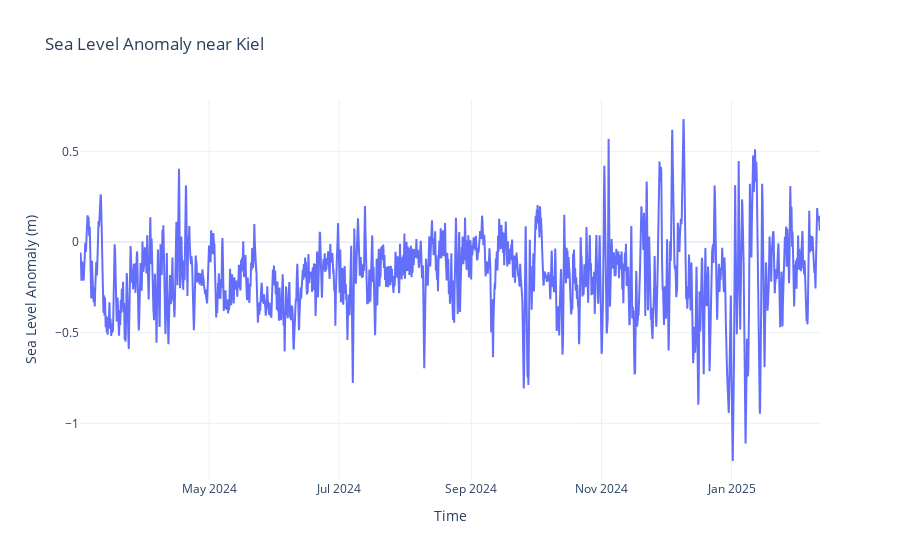

This figure's notebook cell:
### Code cell
fig = go.Figure()

fig.add_trace(go.Scatter(
    x=df_subset['time'],
    y=df_subset['sla'],
    mode='lines',
    name='Sea Water Temperature'
))

fig.update_layout(
    title='Sea Level Anomaly near Kiel',
    xaxis_title='Time',
    yaxis_title='Sea Level Anomaly (m)',
    template='plotly_white',
    #xaxis_type='category'  # Disable automatic averaging
)

fig.show()

### Figure 1 — Plotly figure (JSON) as saved in the notebook; plotly's stock layout.template omitted (floating-point values rounded to 4 significant figures; data arrays with more than 128 entries replaced by an {"elided": "..."} marker saying what was removed)
{"data": [{"mode": "lines", "name": "Sea Water Temperature", "type": "scatter", "x": {"elided": "8329 str values"}, "y": {"elided": "8329 float values"}}], "layout": {"title": {"text": "Sea Level Anomaly near Kiel"}, "xaxis": {"title": {"text": "Time"}}, "yaxis": {"title": {"text": "Sea Level Anomaly (m)"}}}}
